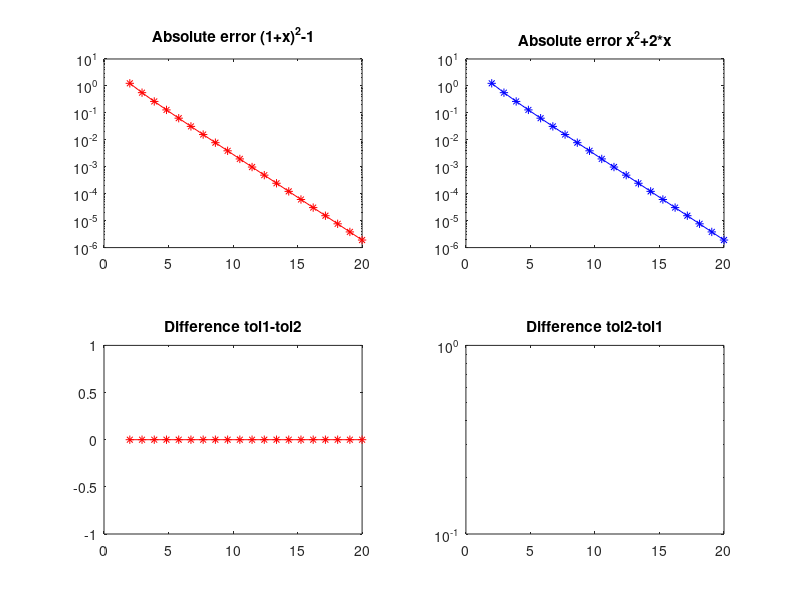

Here is the MATLAB script that generated this plot:
% Exercise 7 (section1.1)
clear all; close all; clc

tol1 = [];
tol2 = [];
N = 20;
I = linspace(2,N,N);

for i=1:N
    %x = rand/2.^i;    
    x = 1/2.^i;    
    tol1 = [tol1 (1+x).^2-1];
    tol2 = [tol2 x.^2+2*x]; 
end

subplot(2,2,1)
semilogy(I,tol1,'r*-')    
title('Absolute error (1+x)^2-1')    

subplot(2,2,2)
semilogy(I,tol2,'b*-')    
title('Absolute error x^2+2*x')    

subplot(2,2,3)
plot(I,tol1-tol2,'r*-')
title('Difference tol1-tol2')    

subplot(2,2,4)
semilogy(I,tol2-tol1,'b*-')
title('Difference tol2-tol1')    